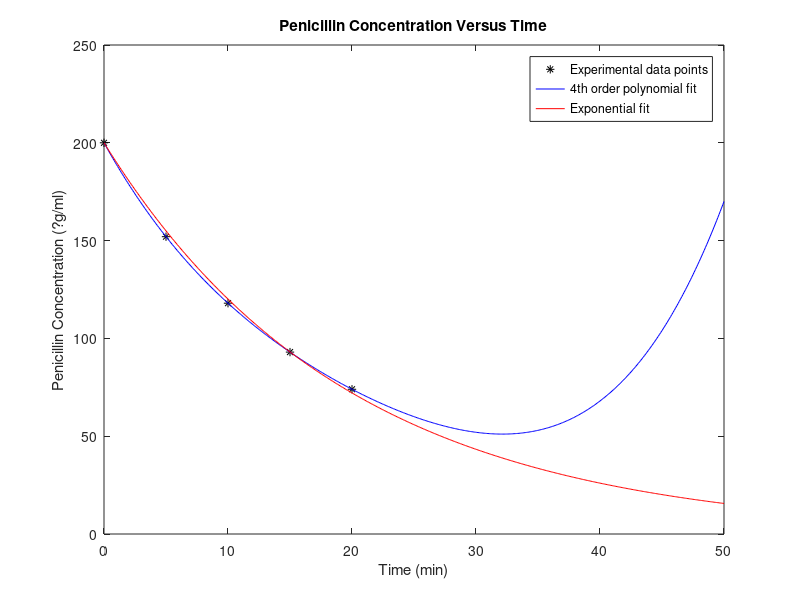

This chart was generated by the following MATLAB code:
xpts=[0,5,10,15,20];
ypts=[200,152,118,93,74];
plot(xpts, ypts, 'k*');
hold on;
coef=polyfit(xpts,ypts,4);
x=linspace (0,50,500);
p=[1.333333333333345e-04,-0.010666666666667,0.416666666666671,-11.433333333333376,2.000000000000001e+02];
y=polyval (p,x);
plot (x,y,'b');
hold on;
t=linspace (0,50,500);
y=200*exp(-0.051*t);
plot (t,y,'r');
hold on;
xlabel ('Time (min)');
ylabel ('Penicillin Concentration (?g/ml)');
title ('Penicillin Concentration Versus Time');
legend ('Experimental data points','4th order polynomial fit','Exponential fit' );